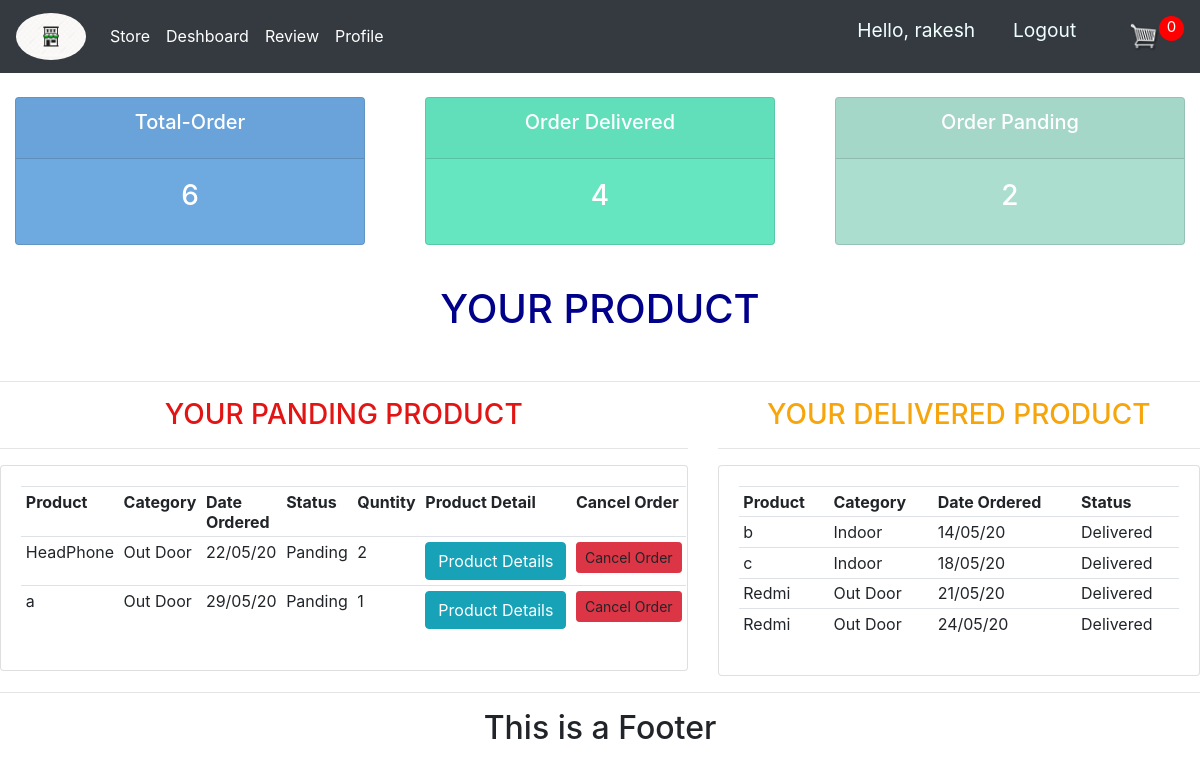
Screenshot of /customer/dashboard/ (signed in) with the database file from the repository.
### accounts/models.py (models this page shows)
class MyProfile(models.Model):
    type = (('customer','customer'),('seller','seller'))
    ge = (('male','Male'),('female','Female'))
    user = models.OneToOneField(to=User, on_delete=models.CASCADE)
    name = models.CharField(max_length=100,validators=[validator.name])
    gender = models.CharField(max_length=100,choices=ge)
    phone = models.CharField(max_length=100,validators=[validator.phone])
    register_type = models.CharField(max_length=100,choices=type)
    profile_pic = models.ImageField(default='facebook.jpg', upload_to='profile_pic/', null=True, blank=True)
    cr_date = models.DateTimeField(auto_now_add=True)
    def __str__(self):
        return self.name

### customer/models.py (models this page shows, shortened)
class OrderItem(models.Model):
    status = (('Panding','Panding'),('Delivered','Delivered'))
    product = models.ForeignKey(Product,on_delete=models.CASCADE)
    order = models.ForeignKey(Orders, on_delete=models.CASCADE)
    status = models.CharField(max_length=50,choices=status,default='Panding')
    quantity = models.IntegerField(default=0)
    cr_date = models.DateTimeField(auto_now_add=True)

### seller/models.py (models this page shows, shortened)
class Product(models.Model):
    Category = (('Indoor','Indoor'),('Out Door','Out Door'))
    seller = models.ForeignKey(to=MyProfile,on_delete=models.CASCADE)
    name = models.CharField(max_length=200)
    price = models.FloatField()
    discount_price = models.FloatField(default=0)
    Category = models.CharField(max_length=100,choices = Category)
    description = models.TextField()
    image = models.ImageField(upload_to='product/')
    cr_date = models.DateTimeField(auto_now_add=True)
    tag = models.ManyToManyField(Tag)
    slug = models.SlugField(null=True,unique=True)
    product_status = models.BooleanField(default=True)
    def __str__(self):
        return self.name

### accounts/decoratoer.py (the view)
        def wrapper_func(req, *args, **kwargs):
            group =None
            if req.user.groups.exists():
                group=req.user.groups.all()[0].name
                if group in allowed_roles:
                    return view_func(req, *args, **kwargs)
                else:
                    return HttpResponse('You are note authorized to access this page')

### accounts/decoratoer.py (called while the page is built)
def  allowed_user(allowed_roles=[]):
    def decorator(view_func):
        def wrapper_func(req, *args, **kwargs):
            group =None
            if req.user.groups.exists():
                group=req.user.groups.all()[0].name
                if group in allowed_roles:
                    return view_func(req, *args, **kwargs)
                else:
                    return HttpResponse('You are note authorized to access this page')
        return wrapper_func
    return decorator

### accounts/templatetags/account_extras.py (called while the page is built)
@register.filter(name='has_group')
def has_group(user, group_name):
    group = Group.objects.get(name=group_name)
    try:
        if group in user.groups.all():
            print('True')
            return True
    except:
        return False

### customer/models.py (called while the page is built)
    @property
    def get_cart_items(self):
        totalitems = self.orderitem_set.all()
        print('rakeshssssldjfkd',totalitems)
        total = sum([items.quantity for items in totalitems])
        return total

### customer/templates/customer/user_dashboard.html (shortened to what this page needs)
{% extends 'accounts/base.html' %}
{% block body %}
{% include 'seller/status.html' %}
<br>
<div class="text-center">
    <h1 style="color: darkblue">YOUR PRODUCT</h1>
<br>
<hr>
</div>
<div class="row">
    <div class="col-md-7">
        <h3 class="text-center " style="color: rgb(226, 20, 20)">YOUR PANDING PRODUCT</h3><hr>
        <div class="card card-body">
            <table class="table table-sm">
                <tr>
                    <th>Product</th>
                    <th>Category</th>
                    <th>Date Ordered</th>
                    <th>Status</th>
                    <th>Quntity</th>
                    <th>Product Detail</th>
                    <th>Cancel Order</th>
                </tr>
                {% for o in orderitem %}
                <tr>
                    <td>{{o.product}}</td>
                    <td>{{o.product.Category}}</td>
                    <td>{{o.cr_date | date:"d/m/y"}}</td>
                    <td>{{o.status}}</td>
                    <td>{{o.quantity}}</td>
                    <td> <a class="btn btn-info" href="{% url 'product_detail' o.product.slug %}">Product Details</a></td>
                    <td> <a class="btn btn-sm btn-danger" data-toggle="modal" data-target="#myModal{{o.id}}">Cancel Order</a></td>
                </tr>
            {% endfor %}
        </table>
    </div>
</div>
<div class="col-md-5">
    <h3 class="text-center" style="color: rgb(247, 165, 13)">YOUR DELIVERED PRODUCT</h3><hr>
        <div class="card card-body">
            <table class="table table-sm">
                <tr>
                    <th>Product</th>
                    <th>Category</th>
                    <th>Date Ordered</th>
                    <th>Status</th>
                </tr>
                {% for o in d_order %}
                <tr>
                    <td>{{o.product}}</td>
                    <td>{{o.product.Category}}</td>
                    <td>{{o.cr_date | date:"d/m/y" }}</td>
                    <td>{{o.status}}</td>
                </tr>
                {% endfor %}
            </table>
        </div>
    </div>
</div>
{% endblock%}

### accounts/templates/accounts/navbar.html (shortened to what this page needs)
  {% load static %}
  {% load account_extras %}
  <nav class="navbar navbar-expand-lg navbar-dark bg-dark sticky-top">
    <a class="navbar-brand " href="{% url 'store' %}"><img class="logo-pic" src="{% static 'img/logo.jpg' %}"></a>
    <div class="collapse navbar-collapse" id="navbarNav">
      <ul class="navbar-nav mr-auto">
      {% if request.user.is_authenticated %}
        {% if request.user.is_staff or request.user|has_group:"seller" %}
            <li class="nav-item active">
              <a class="nav-link" href="{% url 'seller_dashboard' %}"> Dashboard </a>
            </li>
            <li class="nav-item active">
              <a class="nav-link" href="{% url 'product' %}">Product</a>
            </li>
            <li class="nav-item active">
              <a class="nav-link" href="{% url 'add_product' %}">Add Product</a>
            </li>
        {% else %}
            <li class="nav-item active">
              <a class="nav-link" href="{% url 'store' %}">Store</a>
            </li>
            <li class="nav-item active">
              <a class="nav-link" href="{% url 'user_dashboard' %}">Deshboard</a>
            </li>
            <li class="nav-item active">
              <a class="nav-link" href="{% url 'review' %}">Review</a>
            </li>
          {% endif %}
      <li class="nav-item active">
        <a class="nav-link" href="{% url 'accounts_settings' %}">Profile</a>
      </li>
      {% endif %}
          </ul>
        <ul class="navbar-nav ml-auto">
      {% if request.user.is_authenticated%}
          <span class="hello-mgs">Hello, {{request.user.myprofile}}</span>
          <span><a class="hello-mgs" href="{% url 'logout' %}">Logout</a></span>
            {% if request.user|has_group:"customer" %}
              <div class="form-inline">
                <a href="{% url 'cart' %}"><img src="{% static '/img/cart.png' %}" id="cart_image"></a>
                <p id="cart-total">{{cartItem}}</p>
              </div>
            {% endif %}
     {% endif%}
  </nav>

### static/css/main.css (style rules this page uses)
body { background-color:white }
#cart_image { width:30px; display: inline-block; margin-left: 15px; }
#cart-total { display: block; text-align: center; color:#fff; background-color: red; width: 25px; height: 25px; border-radius: 50%; font-size: 15px; }

### accounts/templates/accounts/navbar.html (style rules this page uses)
.hello-mgs { font-size: larger; color: azure; margin-right: 1cm; }
.logo-pic { max-width: 70px; max-height: 70px; margin: 0 auto; border-radius: 50%; }

### rows the page displays
OrderItem: product "HeadPhone", product.Category "Out Door", cr_date "22/05/20", status "Panding", quantity "2"
OrderItem: product "a", product.Category "Out Door", cr_date "29/05/20", status "Panding", quantity "1"
OrderItem: product "b", product.Category "Indoor", cr_date "14/05/20", status "Delivered"
OrderItem: product "c", product.Category "Indoor", cr_date "18/05/20", status "Delivered"
OrderItem: product "Redmi", product.Category "Out Door", cr_date "21/05/20", status "Delivered"
OrderItem: product "Redmi", product.Category "Out Door", cr_date "24/05/20", status "Delivered"

### other values shown
{{ request.user.myprofile }} "rakesh"
{{ cartItem }} "0"
{{ totalorder }} "6"
{{ delivered }} "4"
{{ panding }} "2"
